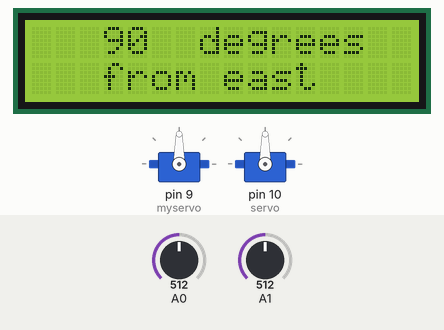
Simulated run of this sketch. Board: Arduino Uno, built with avr-gcc and run on an emulated ATmega328P. Shown: 2 × servo, 16×2 character LCD. The test bench sets the inputs (shaded band); at power-on: A0 = 512, A1 = 512.

Above: at 6.2 s.
6.3 s: A0 set to 487
At 7.63 s:
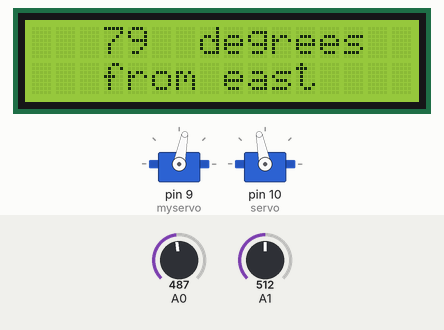
9.3 s: A1 set to 487
At 9.3 s:
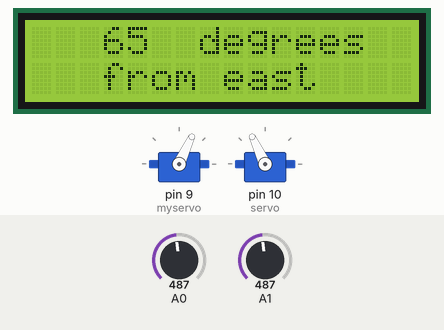
10.8 s: A1 set to 511
At 11.34 s:
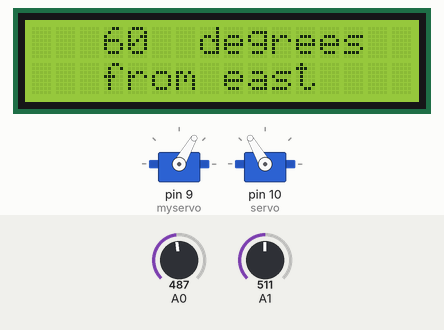
13.1 s: A1 set to 340
At 13.25 s:
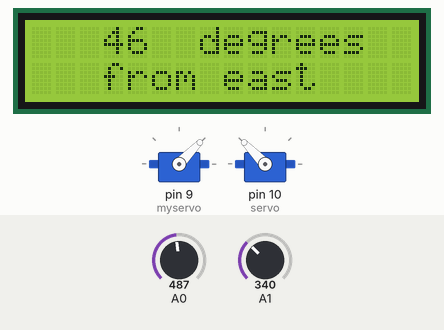
15.1 s: A1 set to 461
16.6 s: A1 set to 479
At 16.6 s:
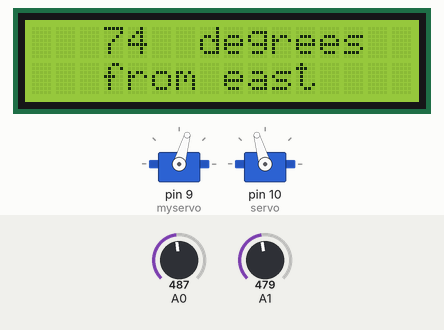
Timing chart, 0 to 19.1 s (numbered marks = the images above; inputs shaded):
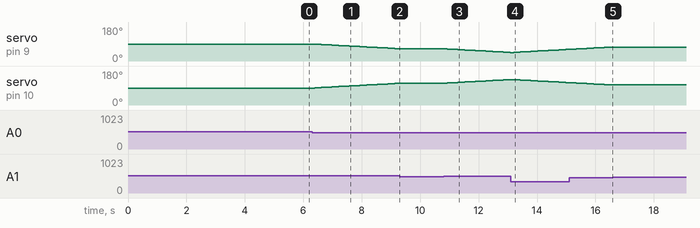

Measured:
- the behaviour switches between 503 and 502 on A1 (found by bisection; images 1 and 2)
- the behaviour switches between 471 and 472 on A1 (found by bisection; images 4 and 5)
- after the input at 6.3 s, servo on pin 9 (myservo): moves from 90° to 65° over 2.9 s, starting after 0.10 s; servo on pin 10 (servo): moves from 90° to 115° over 2.9 s, starting after 0.10 s; the display: first changes after 0.10 s (image 1 shows a later state)
- after the input at 9.3 s, servo on pin 9 (myservo): stays 65° (without the input it goes to 64° after 0.07 s); servo on pin 10 (servo): stays 115° (without the input it goes to 116° after 0.07 s)
- after the input at 10.8 s, servo on pin 9 (myservo): moves from 65° to 45° over 2.3 s, starting at once; servo on pin 10 (servo): moves from 115° to 135° over 2.3 s, starting at once; the display: first changes at once (image 3 shows a later state)
- after the input at 16.6 s, servo on pin 9 (myservo): stays 74° (without the input it goes to 75° after 0.06 s); servo on pin 10 (servo): stays 106° (without the input it goes to 105° after 0.06 s)

The sketch:

Project__Pranati_Limaye__Batch9_Dynamic_Solar_Panel.ino
```cpp
#include <Servo.h>
#include <LiquidCrystal_I2C.h>
Servo myservo;
Servo servo;
// create servo object to control a servo
// twelve servo objects can be created on most boards


int sensorMin = 1023;        // minimum sensor value
int sensorMax = 0;   // maximum sensor value


int servopos1 = 90;
int servopos2 = 90;
int east=0;
int west=0;
int sensorValue1;
int sensorValue2;
int error;
LiquidCrystal_I2C lcd(0X20,16, 2);
void setup() {
  myservo.attach(9);// attaches the servo on pin 9 to the servo object
  servo.attach(10);
  pinMode(9,OUTPUT);
  pinMode(10,OUTPUT);
  pinMode(A0,INPUT);
  pinMode(A1,INPUT);
  while (millis() < 5000) {
  sensorValue1 = analogRead(A0);
  sensorValue2 = analogRead(A1);
// record the maximum sensor value
 if (sensorValue1 > sensorMax) {
  sensorMax = sensorValue1;
}
// record the minimum sensor value
 if (sensorValue1 < sensorMin) {
  sensorMin = sensorValue1;
}
}
 if (sensorValue2 > sensorMax) {
  sensorMax = sensorValue2;
}
// record the minimum sensor value
 if (sensorValue2 < sensorMin) {
  sensorMin = sensorValue2;
}

  lcd.init();
  lcd.backlight();
}
void loop() {
  sensorValue1 = analogRead(A0);

  sensorValue2 = analogRead(A1);

  if (sensorValue1 < 350 && sensorValue2 < 350)

  {

    while (servopos1 <= 150)

    {

      servopos1++;

      myservo.write(servopos1);

      delay(100);

    }
    while (servopos2 >= 30)

    {

      servopos2++;

      servo.write(servopos2);

      delay(100);

    }


  }

  error = sensorValue1 - sensorValue2;

  if (error > 15)

  {

    if (servopos1 <= 150)

    {

      servopos1++;

      myservo.write(servopos1);

    }
    if (servopos2 >= 30)

    {

      servopos2--;

      servo.write(servopos2);

    }

  }

  else if (error < -15)

  {

    if (servopos1 > 20)

    {

      servopos1--;

      myservo.write(servopos1);

    }
    if (servopos2 < 160)

    {

      servopos2++;

      servo.write(servopos2);

    }

  }
  lcd.setCursor(3, 0);
  lcd.print(myservo.read());
  lcd.setCursor(7,0);
  lcd.print("degrees");
  lcd.setCursor(3,1);
  lcd.print("from east");


  delay(100);


 // waits 15ms for the ser
}
```
